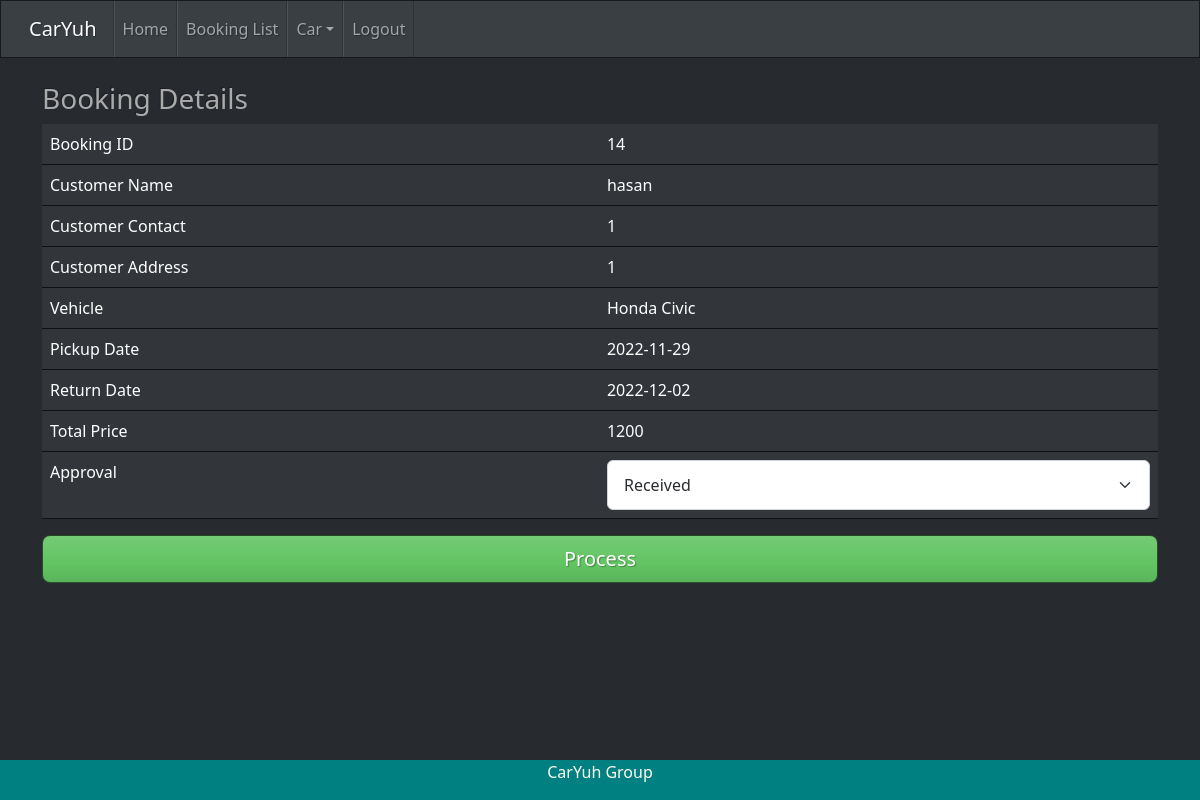
Screenshot of /staffapproval.php?id=14 (signed in) with the database file from the repository.
### tables this page shows
CREATE TABLE `tb_booking` (
  `b_id` int(11) NOT NULL,
  `b_customer` varchar(15) NOT NULL,
  `b_vehicle` varchar(10) NOT NULL,
  `b_pdate` date NOT NULL,
  `b_rdate` date NOT NULL,
  `b_total` float NOT NULL,
  `b_status` int(5) NOT NULL
);

CREATE TABLE `tb_user` (
  `u_id` varchar(15) NOT NULL,
  `u_pwd` varchar(50) NOT NULL,
  `u_name` varchar(200) NOT NULL,
  `u_address` varchar(200) DEFAULT NULL,
  `u_phone` varchar(20) NOT NULL,
  `u_lno` varchar(20) NOT NULL,
  `u_type` varchar(5) NOT NULL
);

CREATE TABLE `tb_vehicle` (
  `v_reg` varchar(10) NOT NULL,
  `v_type` varchar(10) NOT NULL,
  `v_model` varchar(15) NOT NULL,
  `v_year` int(4) NOT NULL,
  `v_price` float NOT NULL
);

### staffapproval.php (the view, shortened to what this page needs)
<?php
include ('dbconnect.php');
if(isset($_GET['id']))
{
  $bid = $_GET['id'];
}
include 'headerstaff.php';
$sql = "SELECT * FROM tb_booking
		LEFT JOIN tb_vehicle ON tb_booking.b_vehicle = tb_vehicle.v_reg
		LEFT JOIN tb_status ON tb_booking.b_status = tb_status.s_id
		LEFT JOIN tb_user ON tb_booking.b_customer = tb_user.u_id
		WHERE b_id ='$bid' ";
$result = mysqli_query($con,$sql);
$row=mysqli_fetch_array($result);
?>
<div class="container">
	<br><h3>Booking Details</h3>
  <form class="form-horizontal" method="POST" action="staffapprovalprocess.php">
      <table class="table table-hover">
        <tr>
          <td> Booking ID</td>
          <td><?php echo $bid;?></td>
        </tr>
        <tr>
          <td> Customer Name</td>
          <td><?php echo $row['u_name'];?></td>
        </tr>
        <tr>
          <td> Customer Contact</td>
          <td><?php echo $row['u_phone'];?></td>
        </tr>
       <tr>
          <td> Customer Address</td>
          <td><?php echo $row['u_address'];?></td>
        </tr>
       <tr>
          <td> Vehicle</td>
          <td><?php echo $row['v_model'];?></td>
        </tr>
        <tr>
          <td> Pickup Date</td>
          <td><?php echo $row['b_pdate'];?></td>
        </tr>
       <tr>
          <td> Return Date</td>
          <td><?php echo $row['b_rdate'];?></td>
        </tr>
     <tr>
          <td> Total Price</td>
          <td><?php echo $row['b_total'];?></td>
        </tr>
        <tr>
          <td>Approval</td>
         <td>
         <?php
       $sqlstatus = "SELECT * FROM tb_status";
        $resultstatus = mysqli_query($con,$sqlstatus);
        echo '<select class="form-select" name="fstatus" id="exampleSelect1">';
        while($rowstatus=mysqli_fetch_array($resultstatus))
        {
          echo"<option value = '".$rowstatus['s_id']."'>".$rowstatus['s_desc']."</option>";
        }
        echo '</select>';
      ?>
         </td>
        </tr>
      </table>
<div class="d-grid gap-2">
  <button  type="submit" class="btn btn-lg btn-success" type="button">Process</button>
</div>
  </form>
</div>
<?php include 'footermain.php';?>

### rows the page displays
tb_booking: b_customer.u_name "hasan", b_customer.u_phone "1", b_customer.u_address "1", b_vehicle.v_model "Honda Civic", b_pdate "2022-11-29", b_rdate "2022-12-02", b_total "1200"

### other values shown
$bid "14"
form field fstatus "Received"
